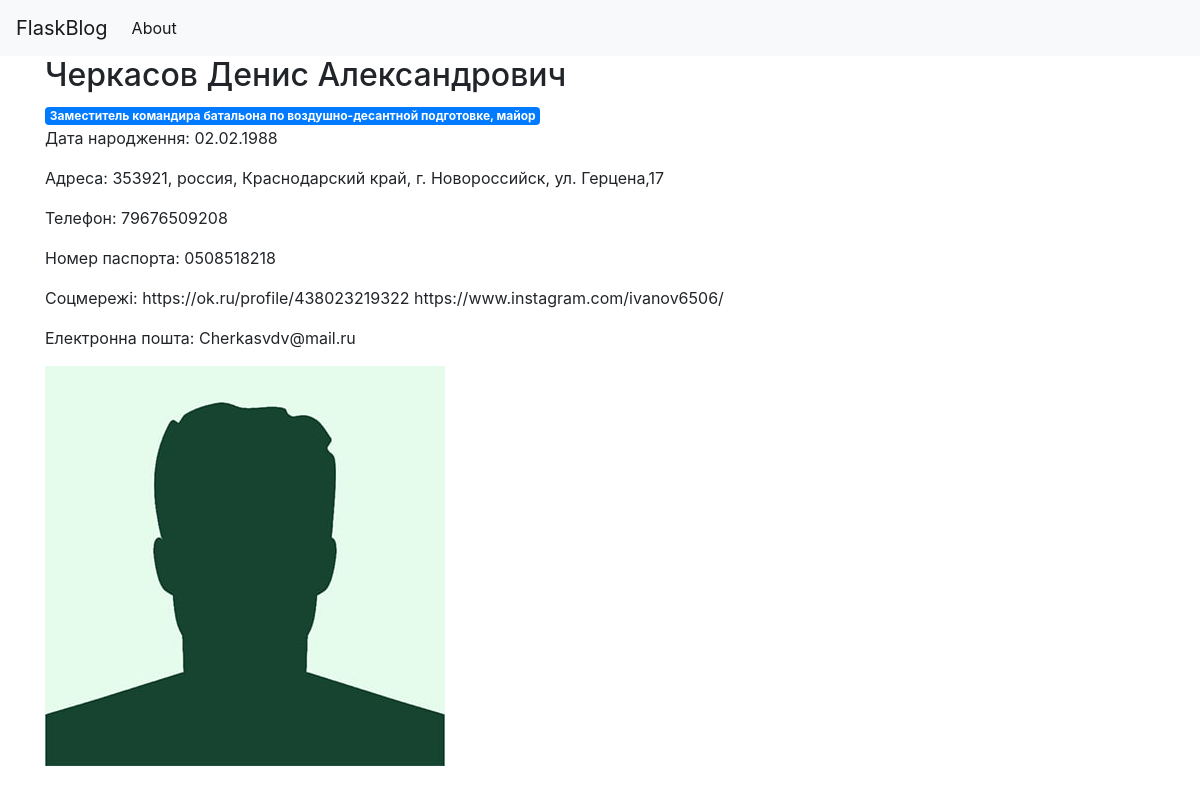
/4, run on the app's committed database.
### tables this page shows
CREATE TABLE posts (
        id INTEGER PRIMARY KEY AUTOINCREMENT,
        created TIMESTAMP NOT NULL DEFAULT CURRENT_TIMESTAMP,
        FIO TEXT,
        DOB TEXT,
        Position TEXT,
        Unit TEXT,
        Passport TEXT,
        Passport_Issue_Date TEXT,
        Issued_By TEXT,
        Taxpayer_Number TEXT,
        Social_Security_Number TEXT,
        Address TEXT,
        Phone_Number TEXT,
        Social_Media TEXT,
        Email TEXT,
        Status TEXT,
        Verified TEXT,
        Source TEXT,
        Image_File TEXT
    );

### app.py (the view)
@app.route('/<int:post_id>')
def post(post_id):
    post = get_post(post_id)
    return render_template('post.html', post=post)

### app.py (called while the page is built)
def get_db_connection():
    conn = sqlite3.connect(db)
    conn.row_factory = sqlite3.Row
    return conn

def get_post(post_id):
    conn = get_db_connection()
    post = conn.execute('SELECT * FROM posts WHERE id = ?',
                        (post_id,)).fetchone()
    conn.close()
    if post is None:
        abort(404)
    return post

### templates/post.html
{% extends 'base.html' %}
{% block content %}
    <h2>{% block title %} {{ post['FIO'] }} {% endblock %}</h2>
    <span class="badge badge-primary">{{ post['Position'] }}</span>
    <p>Дата народження: {{ post['DOB'] }}</p>
    <p>Адреса: {{ post['Address'] }}</p>
    <p>Телефон: {{ post['Phone_Number'] }}</p>
    <p>Номер паспорта: {{ post['Passport'] }}</p>
    <p>Соцмережі: {{ post['Social_Media'] }}</p>
    <p>Електронна пошта: {{ post['Email'] }}</p>
    <img src="{{ url_for('static', filename='images/' + post['Image_File']) }}" alt="{{ post['FIO'] }} Image">
{% endblock %}

### data on the page
posts: FIO "Черкасов Денис Александрович", Position "Заместитель командира батальона по воздушно-десантной подготовке, майор", DOB "02.02.1988", Address "353921, россия, Краснодарский край, г. Новороссийск, ул. Герцена,17", Phone_Number "79676509208", Passport "0508518218", Social_Media "https://ok.ru/profile/438023219322 https://www.instagram.com/ivanov6506/", Email "Cherkasvdv@mail.ru", Image_File (placeholder picture)
